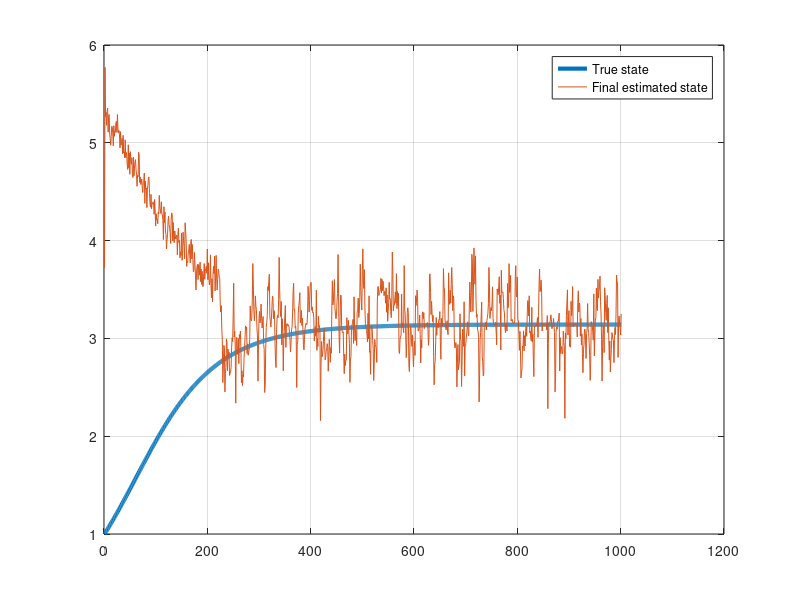
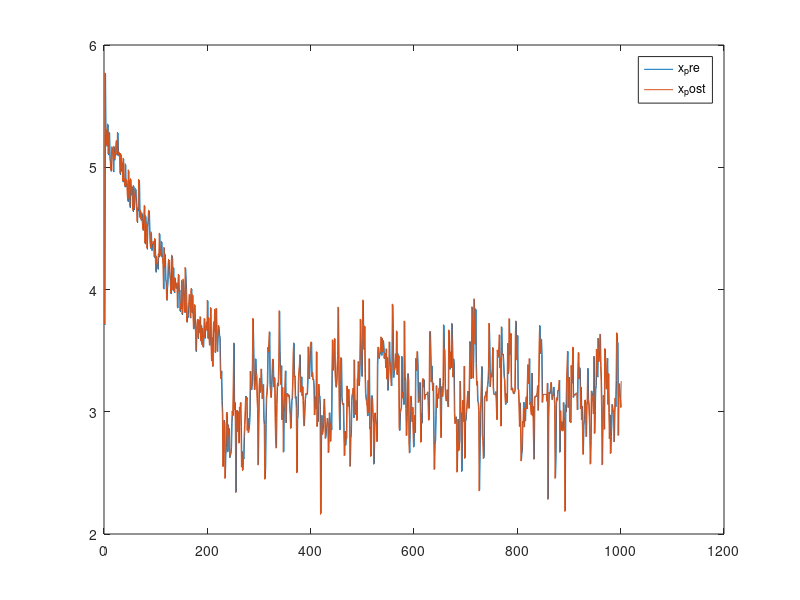
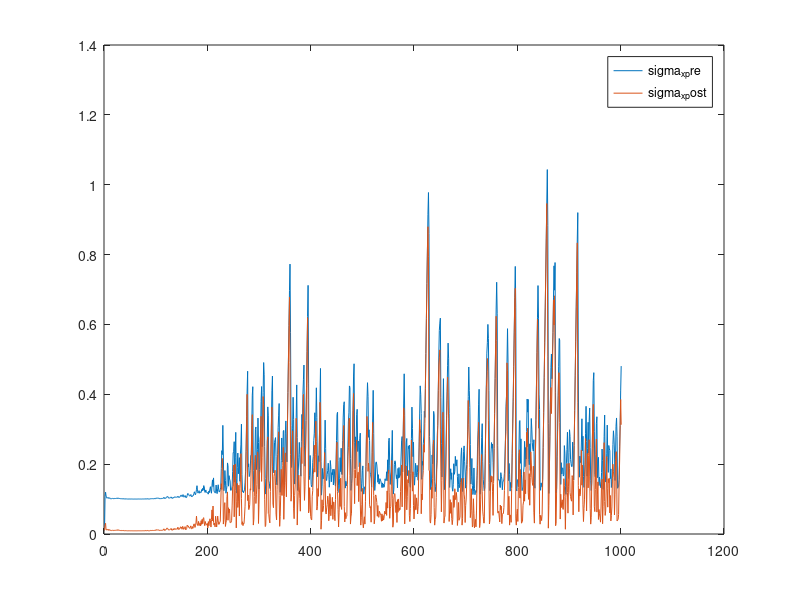
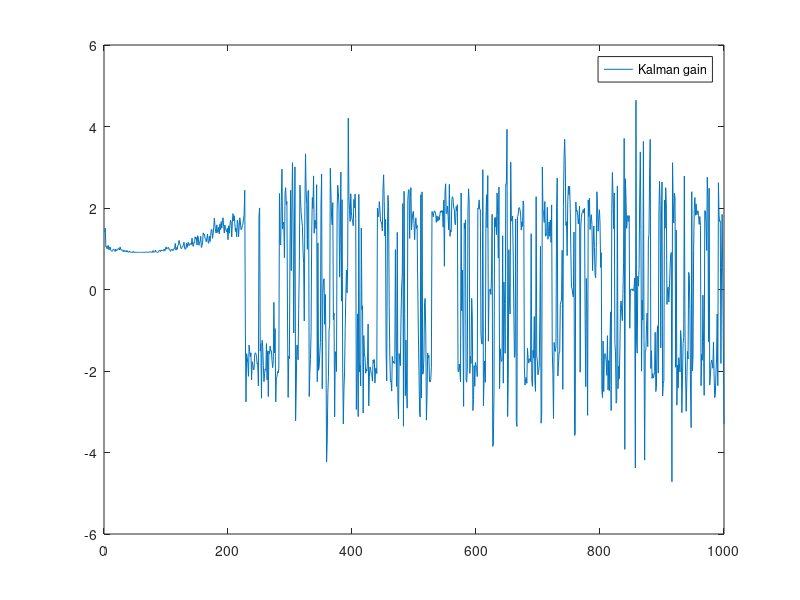

Source code (MATLAB) for these figures, in order:
function [] = fn_main()
    close all;
    fprintf('%f',5);
    options = odeset('RelTol',1e-4,'AbsTol',1e-4);
    x_pre = zeros(1001,1);
    x_post = zeros(1001,1);
    sigma_x_pre = zeros(1001,1);
    sigma_x_post = zeros(1001,1);
    K = zeros(1000,1);
    delta_t = 0.01;
    init = 1;
    x_pre(1) = 10;
    x_post(1) = 10;
    sigma_x_pre(1) = 0.01;
    sigma_x_post(1) = 0.01;
    Q = 0.1; R = 0.01;
    
    t = 0.0:delta_t:10;
    %z = cos(t);
    
    noise_process = sqrt(Q)*randn(1000,1);
    
    [T,Y1] = ode45(@fn_diff,t,init,options);
    %plot(Y1);
    z_noised = cos(Y1) + sqrt(R)*randn(1001,1);
    
    for i_Count_1 = 2:1001        
         %Prediction stage
        [T,Y] = ode45(@fn_diff,[(i_Count_1-2)*delta_t,(i_Count_1-1)*delta_t],x_post(i_Count_1 - 1),options);
        x_pre(i_Count_1) = x_post(i_Count_1 - 1) + ((Y(end)-x_post(i_Count_1-1))); %+noise_process(i_Count_1-1));
        %x_pre(i_Count_1) = Y(end);
        phi = cos(x_post(i_Count_1 - 1));
        sigma_x_pre(i_Count_1) = phi*sigma_x_post(i_Count_1-1)*phi' + Q;
        
        %Measurement stage
        residual = z_noised(i_Count_1) - cos(x_pre(i_Count_1));
        H = -sin(x_pre(i_Count_1));
        S = H*sigma_x_pre(i_Count_1)*H' + R;
        K(i_Count_1-1) = sigma_x_pre(i_Count_1)*H'*inv(S);
        x_post(i_Count_1) = x_pre(i_Count_1) + K(i_Count_1-1)*residual;
        sigma_x_post(i_Count_1) = (1 - K(i_Count_1-1)*H)*sigma_x_pre(i_Count_1);
    end
    x_pre = mod(x_pre,2*pi);
    x_post = mod(x_post,2*pi);
    %[T,Y] = ode45(@fn_diff,[0,300],0.1,options);
    %plot(Y);
    %Plotting tools
    figure;
    plot(Y1,'linewidth',3);hold all;
    plot(x_post);
    grid on;
    legend('True state','Final estimated state');
    figure;
    grid on;
    plot(x_pre);hold all;
    plot(x_post);
    legend('x_pre','x_post');
    figure;
    grid on;
    plot(sigma_x_pre);hold all;
    plot(sigma_x_post);
    legend('sigma_x_pre','sigma_x_post');
    figure;
    plot(K);
    legend('Kalman gain');
    
end

function dy = fn_diff(t,y)
    
    dy = sin(y);
end